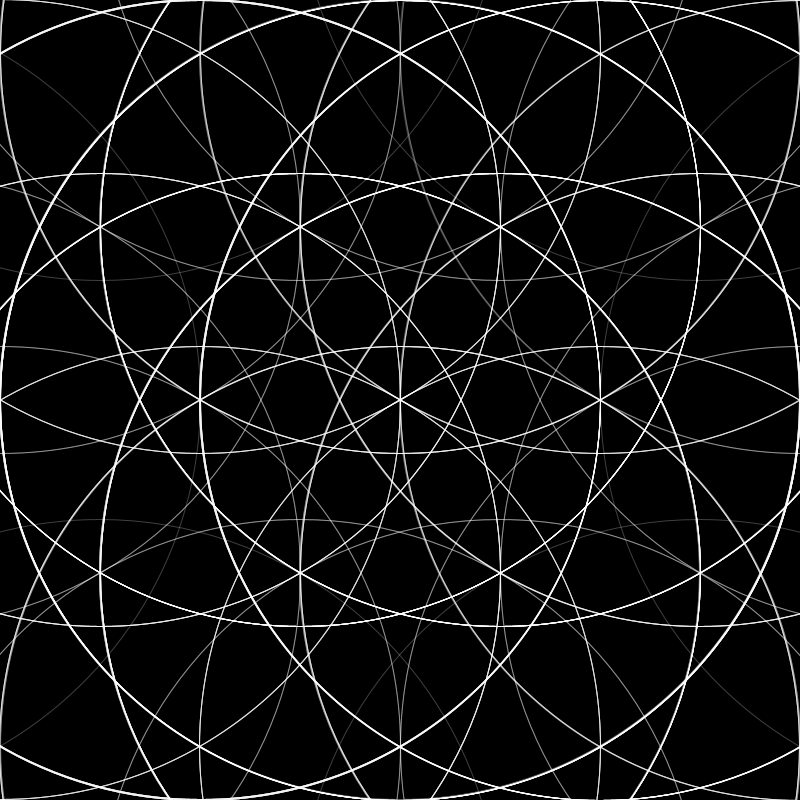
Frame 1 (no input)
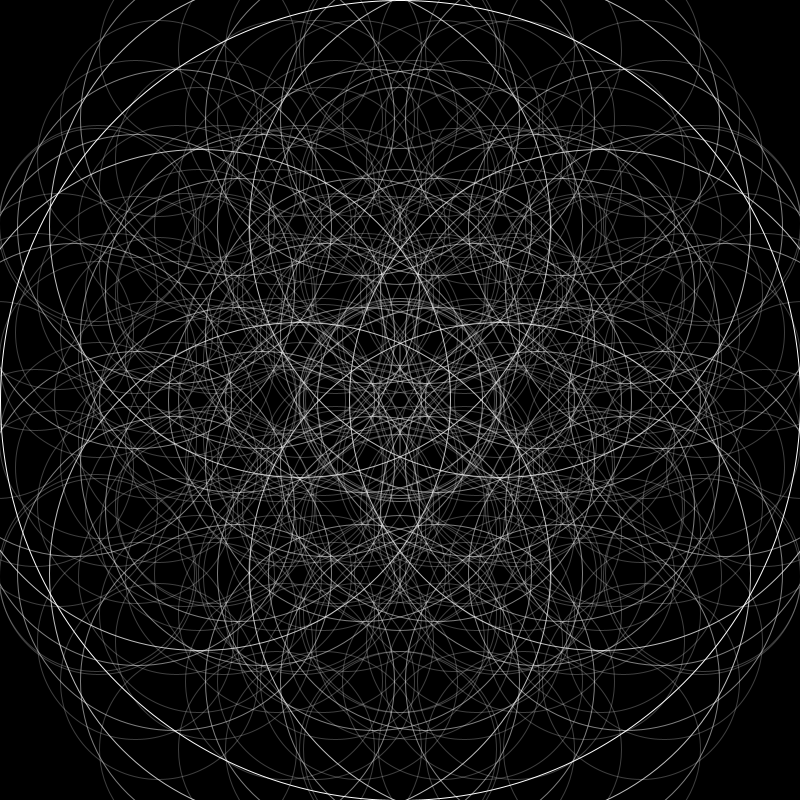
Frame 60 (the mouse pressed at the canvas centre just before this capture)
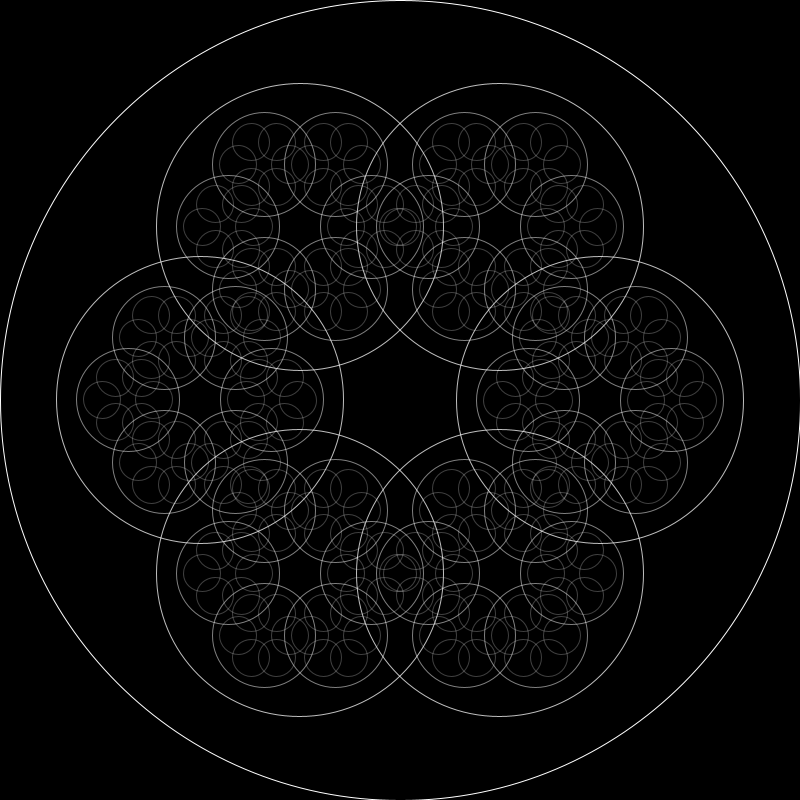
Frame 120 (the mouse held since frame 60 and released just before this capture)

The Processing sketch that drew these frames (run headless with seeded random() and noise(); from frame 60 on, the mouse is pressed at the canvas centre):

// Processing sketch: processing_82427
// ── processing_82427.pde

int itterations=4,circlesPer360,speed;
float siz,ang,ang2,time,lastTime;
PVector pos;
boolean onFill,onStroke,invert,ballMode,ani;

void setup(){
  size(800,800);
  siz=1;
  pos=new PVector(0,0);
  
  onFill=false;
  onStroke=true;
  ang2=0;
  invert=false;
  circlesPer360=6;
  speed=70000;
  ballMode=false;
  ani=true;
}

void draw(){
  time=(millis()-lastTime)/speed;
  lastTime=millis();
  translate(400,400);
  if(!invert)background(0);
  else background(255);
  scale(siz);
  translate(pos.x,pos.y);
 recursiveCircle(0,0,400,circlesPer360,itterations);
 
 if(ani)
  ang2+=1*time;
  
  
}


 
 
    
void recursiveCircle(float centerX,float centerY,float radius,int numCircles,int itter){
   if(itter==0) return;
   if(!onFill)
     noFill();
   else{
     if(!invert)fill(255-255*itter/itterations);
     else fill(255*itter/itterations);
     }
     
     if(!onStroke)
     noStroke();
   else{
     if(invert)stroke(0,0,0,255*itter/itterations);
     else stroke(255,255,255,255*itter/itterations);
     }
    
    if(!ballMode)
   ellipse(centerX,centerY,radius*2,radius*2);
    else if(itter==1)
    ellipse(centerX,centerY,radius*2,radius*2);
   
   ang=TWO_PI/numCircles;
   
  itter--;
  
  for(int i=0;i<numCircles;i++)
  recursiveCircle(centerX+radius*cos(ang*(i+1))/2,centerY+radius*sin(ang*(i+1))/2,radius*abs(cos(ang2*7)),numCircles,itter);

}
